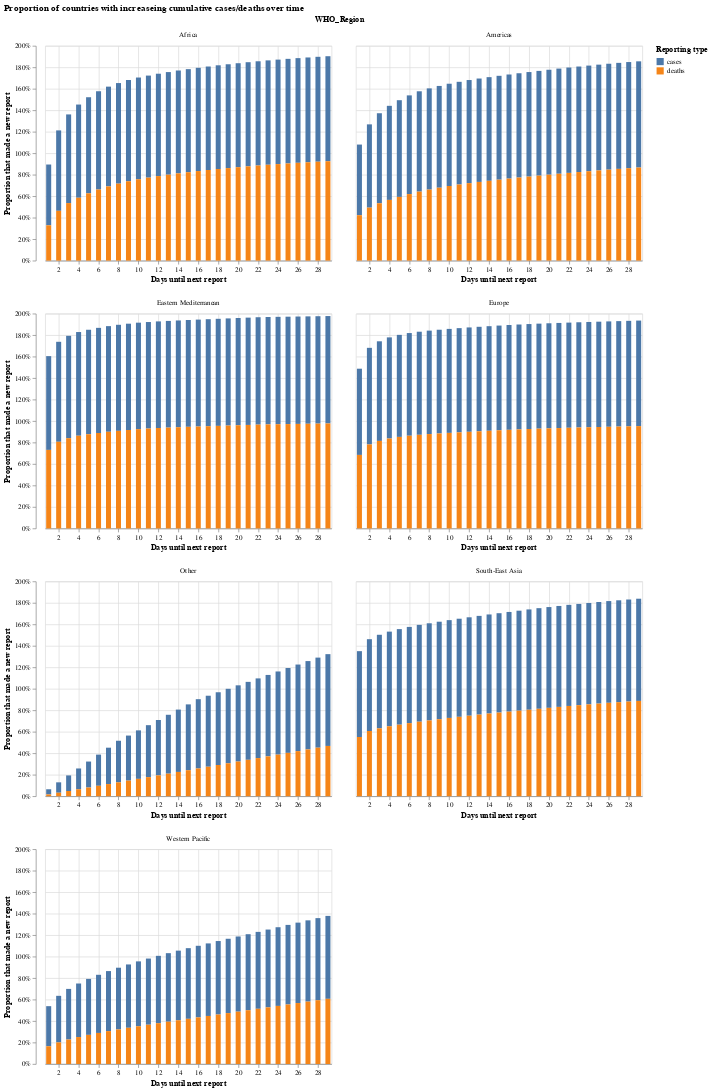

Notebook source saved alongside this figure:
### Code cell
alt.Chart(
    diffs_over_time_relative_per_region.reset_index(),
    title="Proportion of countries with increaseing cumulative cases/deaths over time",
).mark_bar(size=7).encode(
    x=alt.X(
        "day_diff", title="Days until next report", scale=alt.Scale(domain=(1, 29))
    ),
    y=alt.Y(
        "value", axis=alt.Axis(format="%"), title="Proportion that made a new report"
    ),
    color=alt.Color("count_type", title="Reporting type"),
    facet=alt.Facet("WHO_Region", columns=2),
).resolve_scale(
    x="independent"
)

### Figure 1 — Vega-Lite specification as saved in the notebook (floating-point values rounded to 4 significant figures; data arrays with more than 128 entries replaced by an {"elided": "..."} marker saying what was removed)
{"config": {"view": {"continuousWidth": 400, "continuousHeight": 300}}, "data": {"name": "data-090b00c0ff9550783d9e096009d8efbf"}, "mark": {"type": "bar", "size": 7}, "encoding": {"color": {"type": "nominal", "field": "count_type", "title": "Reporting type"}, "facet": {"type": "nominal", "columns": 2, "field": "WHO_Region"}, "x": {"type": "quantitative", "field": "day_diff", "scale": {"domain": [1, 29]}, "title": "Days until next report"}, "y": {"type": "quantitative", "axis": {"format": "%"}, "field": "value", "title": "Proportion that made a new report"}}, "resolve": {"scale": {"x": "independent"}}, "title": "Proportion of countries with increaseing cumulative cases/deaths over time", "$schema": "https://vega.github.io/schema/vega-lite/v4.8.1.json", "datasets": {"data-090b00c0ff9550783d9e096009d8efbf": {"elided": "420 records"}}}
